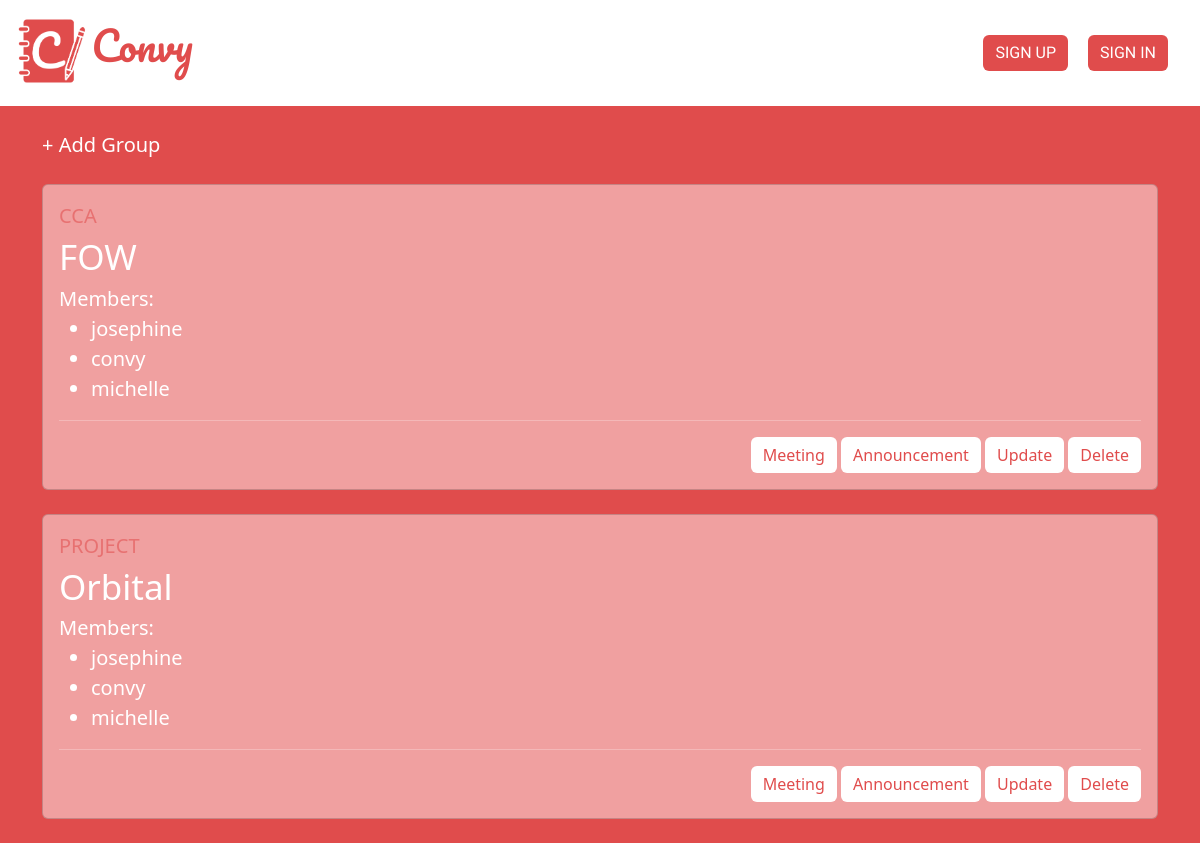
Page /group/ on the committed database.
### group/models.py (models this page shows, shortened)
class Group(models.Model):
    CATEGORY = (
        ('PERSONAL', 'PERSONAL'),
        ('CCA', 'CCA'),
        ('MODULE', 'MODULE'),
        ('PROJECT', 'PROJECT')
    )
    category = models.CharField(max_length=10, choices=CATEGORY, default='PERS')
    title = models.CharField(max_length=63, blank=False)
    members = models.ManyToManyField(User)
    class Meta:
        ordering = ('title',)

### group/views.py (the view)
# urls.py: path('group/', include('group.urls')),
def group(request):
    groups = Group.objects.all()
    return render(request, 'group/group.html', {
        'groups': groups,
   	})

### group/templates/group/group.html (shortened to what this page needs)
{% extends 'authentication/base.html' %}
{% block content %}
    <a href="{% url 'group:add-group' %}" class="add" style="text-decoration: none; font-size: 20px;">&plus; Add Group</a>
    <br> <br>
    {% for group in groups %}
    <div class="card" style="background-color: #F0A0A0">
        <div class="card-body">
            <div style="color: rgba(224, 76, 76, 0.56); font-size: 20px">
                {{ group.category | upper }}<br>
            </div>
            <div style="color: white; font-size: 35px;">
                {{group.title}} <br>
            </div>
            <div style="color: white; font-size: 20px;">
                Members:
                <ul>
                {% for user in group.members.all %}
                    <li>{{user}}</li>
                {% endfor %}
                </ul>
            </div>
            <hr>
            <div align="right">
                <a href="{% url 'group:meeting' group.id %}" class="btn btn-outline-success">Meeting</a>
                <a href="{% url 'group:announcement' group.id %}" class="btn btn-outline-success">Announcement</a>
                <a href="{% url 'group:update-group' group.id %}" class="btn btn-outline-success">Update</a>
                <a href="{% url 'group:delete-group' group.id %}" class="btn btn-outline-danger">Delete</a>
            </div>
        </div>
    </div>
    <br>
    {% endfor %}
{% endblock %}

### authentication/static/authentication/styles/base.css (style rules this page uses)
* { margin: 0; padding: 0; box-sizing: border-box; }
body { background-color: #e04c4c; }
.nav-link, .nav-link:hover, a { color: white; }
h1, h3, hr, p, ul, a, li, form { color: white; }
.btn { background-color: white; color: #e04c4c; border: 0px; }

### group/templates/group/group.html (style rules this page uses)
.add { text-decoration: none; font-size: 20px; }

### rows in the picture
Group: category "CCA", title "FOW"
Group: category "PROJECT", title "Orbital"

### other values in the picture
{{ user }} "josephine"
{{ user }} "convy"
{{ user }} "michelle"
